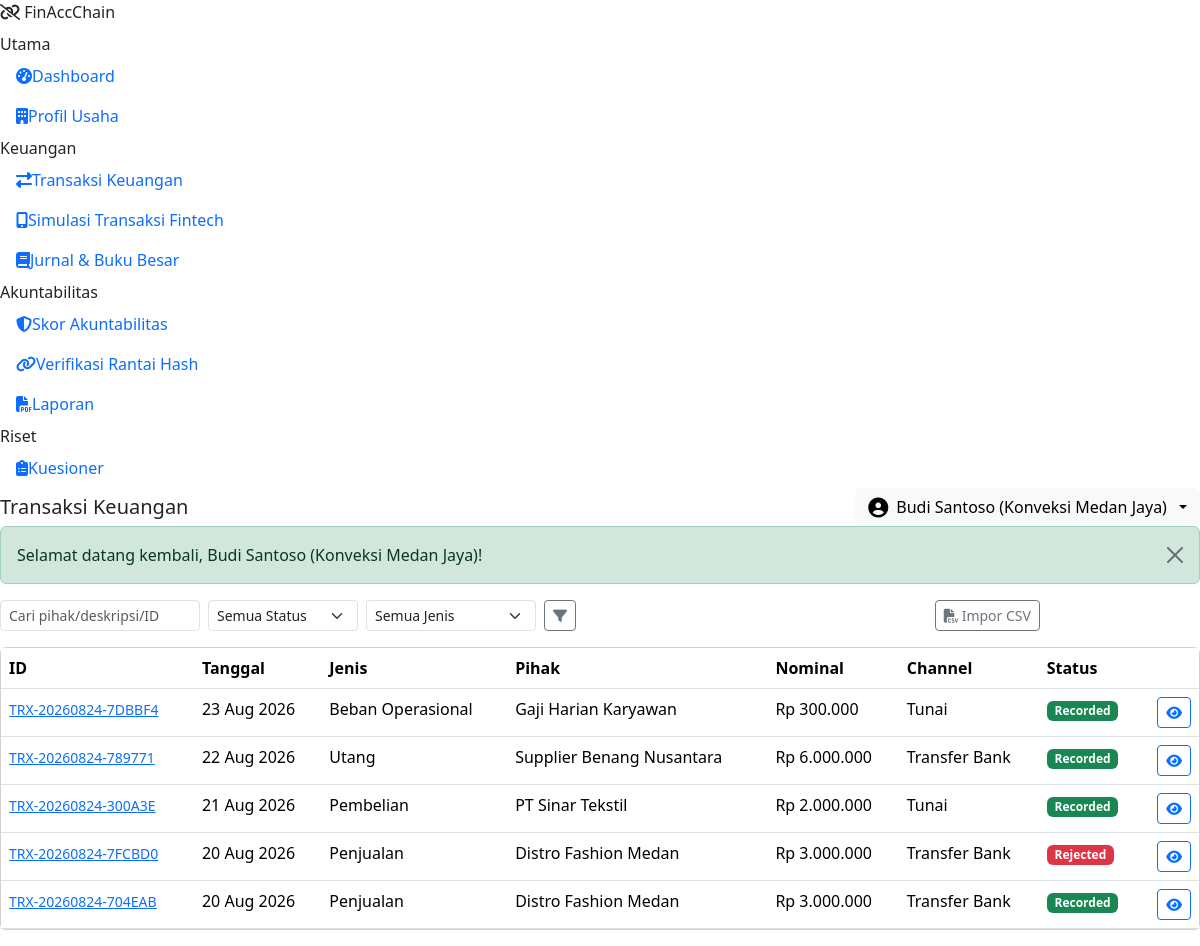
/msme/transactions.php (signed in), run on the app's committed database.
### tables this page shows
CREATE TABLE transactions (
    id INT UNSIGNED AUTO_INCREMENT PRIMARY KEY,
    msme_id INT UNSIGNED NOT NULL,
    transaction_uid VARCHAR(40) NOT NULL UNIQUE,    
    transaction_date DATE NOT NULL,
    type ENUM('sales','purchase','operating_expense','receivable','payable','capital','financing','other_income','other_expense') NOT NULL,
    party_name VARCHAR(150) NULL,
    description VARCHAR(255) NULL,
    amount DECIMAL(18,2) NOT NULL,
    payment_channel ENUM('cash','bank_transfer','qr_payment','e_wallet','digital_financing') NOT NULL DEFAULT 'cash',
    debit_account_id INT UNSIGNED NULL,
    credit_account_id INT UNSIGNED NULL,
    status ENUM('draft','pending','validated','rejected','recorded','reversed') NOT NULL DEFAULT 'draft',
    rejected_reason VARCHAR(255) NULL,
    reversal_of_id INT UNSIGNED NULL,
    created_by INT UNSIGNED NOT NULL,
    approved_by INT UNSIGNED NULL,
    is_demo TINYINT(1) NOT NULL DEFAULT 0,
    created_at DATETIME NOT NULL DEFAULT CURRENT_TIMESTAMP,
    updated_at DATETIME NOT NULL DEFAULT CURRENT_TIMESTAMP ON UPDATE CURRENT_TIMESTAMP,
    CONSTRAINT fk_trx_msme FOREIGN KEY (msme_id) REFERENCES msmes(id) ON DELETE CASCADE,
    CONSTRAINT fk_trx_debit_acc FOREIGN KEY (debit_account_id) REFERENCES accounts(id),
    CONSTRAINT fk_trx_credit_acc FOREIGN KEY (credit_account_id) REFERENCES accounts(id),
    CONSTRAINT fk_trx_reversal FOREIGN KEY (reversal_of_id) REFERENCES transactions(id),
    CONSTRAINT fk_trx_creator FOREIGN KEY (created_by) REFERENCES users(id),
    CONSTRAINT fk_trx_approver FOREIGN KEY (approved_by) REFERENCES users(id),
    INDEX idx_trx_msme (msme_id),
    INDEX idx_trx_status (status),
    INDEX idx_trx_date (transaction_date),
    INDEX idx_trx_type (type)
);

### msme/transactions.php (the view, shortened to what this page needs)
<?php
require_once __DIR__ . '/../core/bootstrap.php';
$u = current_user();
$msmeId = (int) $u['msme_id'];
$db = Database::connection();
$q = trim($_GET['q'] ?? '');
$page = max(1, (int) ($_GET['page'] ?? 1));
$where = 'WHERE msme_id = ?';
$params = [$msmeId];
$countStmt = $db->prepare("SELECT COUNT(*) FROM transactions $where");
$countStmt->execute($params);
$total = (int) $countStmt->fetchColumn();
[$page, $totalPages, $offset] = paginate_query($total, $page, 10);
$listStmt = $db->prepare("SELECT * FROM transactions $where ORDER BY id DESC LIMIT 10 OFFSET $offset");
$listStmt->execute($params);
$rows = $listStmt->fetchAll();
require __DIR__ . '/../includes/app_header.php';
?>
<div class="d-flex flex-wrap justify-content-between align-items-center mb-3 gap-2">
  <form class="d-flex flex-wrap gap-2" method="get">
    <input type="text" name="q" class="form-control form-control-sm" style="width:200px" placeholder="Cari pihak/deskripsi/ID" value="<?= e($q) ?>">
    <select name="status" class="form-select form-select-sm" style="width:150px">
      <option value="">Semua Status</option>
    </select>
    <select name="type" class="form-select form-select-sm" style="width:170px">
      <option value="">Semua Jenis</option>
    </select>
    <button class="btn btn-sm btn-outline-secondary"><i class="fa-solid fa-filter"></i></button>
  </form>
  <div class="d-flex gap-2">
    <button class="btn btn-sm btn-outline-secondary" data-bs-toggle="modal" data-bs-target="#importModal"><i class="fa-solid fa-file-csv me-1"></i>Impor CSV</button>
    <button class="btn btn-sm text-white" style="background:var(--fac-primary)" data-bs-toggle="modal" data-bs-target="#createModal"><i class="fa-solid fa-plus me-1"></i>Tambah Transaksi</button>
  </div>
</div>
<div class="card fac-card">
  <div class="table-responsive">
    <table class="table table-fac mb-0">
      <thead><tr><th>ID</th><th>Tanggal</th><th>Jenis</th><th>Pihak</th><th>Nominal</th><th>Channel</th><th>Status</th><th></th></tr></thead>
      <tbody>
      <?php foreach ($rows as $r): ?>
        <tr>
          <td><a href="<?= base_url('msme/transaction_detail.php?id=' . $r['id']) ?>" class="small"><?= e($r['transaction_uid']) ?></a></td>
          <td><?= format_date($r['transaction_date']) ?></td>
          <td><?= e(TransactionService::TYPES[$r['type']] ?? $r['type']) ?></td>
          <td><?= e($r['party_name'] ?: '-') ?></td>
          <td><?= format_money($r['amount']) ?></td>
          <td><?= e(TransactionService::CHANNELS[$r['payment_channel']] ?? $r['payment_channel']) ?></td>
          <td><?= status_badge($r['status']) ?></td>
          <td class="text-end">
            <a href="<?= base_url('msme/transaction_detail.php?id=' . $r['id']) ?>" class="btn btn-sm btn-outline-primary"><i class="fa-solid fa-eye"></i></a>
          </td>
        </tr>
      <?php endforeach; ?>
      </tbody>
    </table>
  </div>
</div>
<?php require __DIR__ . '/../includes/app_footer.php'; ?>

### core/helpers.php (shortened to what this page needs)
<?php
function base_url(string $path = ''): string
{
    $path = ltrim($path, '/');
    return APP_URL_BASE . '/' . $path;
}
function e(?string $value): string
{
    return htmlspecialchars((string) $value, ENT_QUOTES, 'UTF-8');
}
function format_money($amount): string
{
    return 'Rp ' . number_format((float) $amount, 0, ',', '.');
}
function format_date(?string $date, string $fmt = 'd M Y'): string
{
    $ts = strtotime($date);
    return $ts ? date($fmt, $ts) : '-';
}
function status_badge(string $status): string
{
    $map = [
        'draft' => 'secondary',
        'pending' => 'warning',
        'validated' => 'info',
        'rejected' => 'danger',
        'recorded' => 'success',
        'reversed' => 'dark',
        'pass' => 'success',
        'fail' => 'danger',
        'warning' => 'warning',
        'success' => 'success',
        'failed' => 'danger',
        'active' => 'success',
        'inactive' => 'secondary',
        'suspended' => 'danger',
    ];
    $color = $map[$status] ?? 'secondary';
    $label = ucwords(str_replace('_', ' ', $status));
    return '<span class="badge text-bg-' . $color . '">' . e($label) . '</span>';
}
function paginate_query(int $total, int $page, int $perPage = 10): array
{
    $totalPages = max(1, (int) ceil($total / $perPage));
    $page = max(1, min($page, $totalPages));
    $offset = ($page - 1) * $perPage;
    return [$page, $totalPages, $offset];
}

### data on the page
transactions: transaction_uid "TRX-20260824-7DBBF4", transaction_date "23 Aug 2026", type "Beban Operasional", party_name "Gaji Harian Karyawan", amount "Rp 300.000", payment_channel "Tunai", status "Recorded"
transactions: transaction_uid "TRX-20260824-789771", transaction_date "22 Aug 2026", type "Utang", party_name "Supplier Benang Nusantara", amount "Rp 6.000.000", payment_channel "Transfer Bank", status "Recorded"
transactions: transaction_uid "TRX-20260824-300A3E", transaction_date "21 Aug 2026", type "Pembelian", party_name "PT Sinar Tekstil", amount "Rp 2.000.000", payment_channel "Tunai", status "Recorded"
transactions: transaction_uid "TRX-20260824-7FCBD0", transaction_date "20 Aug 2026", type "Penjualan", party_name "Distro Fashion Medan", amount "Rp 3.000.000", payment_channel "Transfer Bank", status "Rejected"
transactions: transaction_uid "TRX-20260824-704EAB", transaction_date "20 Aug 2026", type "Penjualan", party_name "Distro Fashion Medan", amount "Rp 3.000.000", payment_channel "Transfer Bank", status "Recorded"

### other printed values
APP_NAME "FinAccChain"
$label "Dashboard Profil Usaha Transaksi Keuangan Simulasi Transaksi Fintech Jurnal & Buku Besar Skor Akuntabilitas Verifikasi Rantai Hash Laporan Kuesioner"
$pageTitle "Transaksi Keuangan"
$u['name'] "Budi Santoso (Konveksi Medan Jaya)"
$f['message'] "Selamat datang kembali, Budi Santoso (Konveksi Medan Jaya)!"
